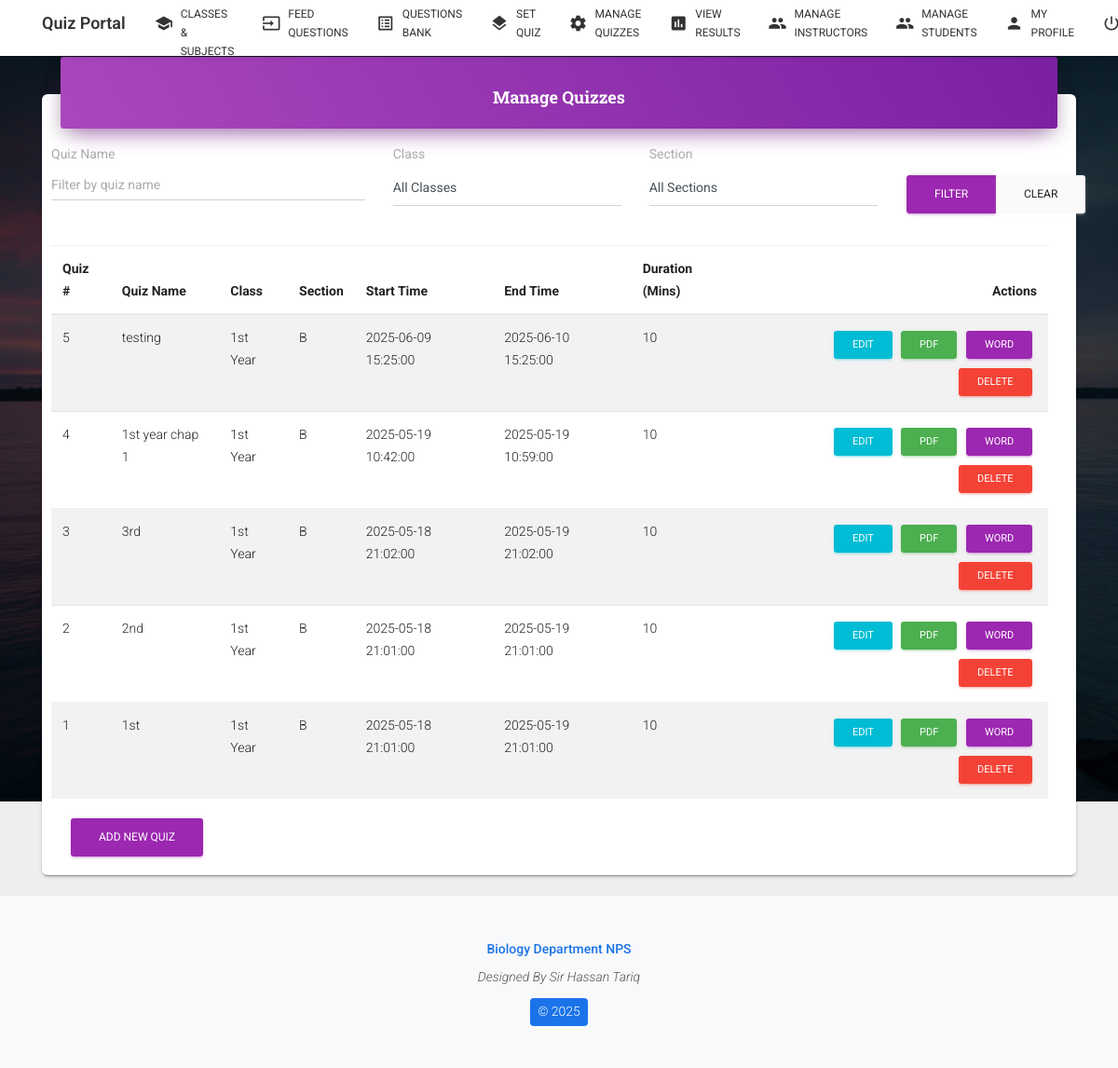
The page /code/manage_quizzes.php (signed in) on the database its author committed.
### tables this page shows
CREATE TABLE `quizconfig` (
  `quizid` int(11) NOT NULL,
  `quiznumber` int(11) NOT NULL,
  `quizname` varchar(50) NOT NULL,
  `starttime` datetime NOT NULL,
  `endtime` datetime NOT NULL,
  `duration` int(11) NOT NULL,
  `attempts` int(11) NOT NULL,
  `mcq` int(11) NOT NULL,
  `numerical` int(11) NOT NULL,
  `dropdown` int(11) NOT NULL,
  `fill` int(11) NOT NULL,
  `short` int(11) NOT NULL,
  `essay` int(11) NOT NULL,
  `mcqmarks` int(11) NOT NULL,
  `numericalmarks` int(11) NOT NULL,
  `dropdownmarks` int(11) NOT NULL,
  `fillmarks` int(11) NOT NULL,
  `shortmarks` int(11) NOT NULL,
  `essaymarks` int(11) NOT NULL,
  `maxmarks` int(11) NOT NULL DEFAULT 0,
  `typea` int(11) DEFAULT 0,
  `typeamarks` int(11) DEFAULT 0,
  `typeb` int(11) DEFAULT 0,
  `typebmarks` int(11) DEFAULT 0,
  `typec` int(11) DEFAULT 0,
  `typecmarks` int(11) DEFAULT 0,
  `typed` int(11) DEFAULT 0,
  `typedmarks` int(11) DEFAULT 0,
  `typee` int(11) DEFAULT 0,
  `typeemarks` int(11) DEFAULT 0,
  `typef` int(11) DEFAULT 0,
  `typefmarks` int(11) DEFAULT 0,
  `total_questions` int(11) DEFAULT NULL,
  `class_id` int(11) DEFAULT NULL,
  `chapter_ids` text DEFAULT NULL,
  `subject_id` int(11) DEFAULT NULL,
  `section` varchar(50) DEFAULT NULL COMMENT 'Target section for the quiz',
  `section_id` int(11) DEFAULT NULL,
  `is_random` tinyint(1) NOT NULL DEFAULT 0
);

CREATE TABLE `classes` (
  `class_id` int(11) NOT NULL,
  `class_name` varchar(255) NOT NULL,
  `instructor_email` varchar(50) NOT NULL,
  `created_at` timestamp NOT NULL DEFAULT current_timestamp(),
  `updated_at` timestamp NOT NULL DEFAULT current_timestamp() ON UPDATE current_timestamp()
);

### code/manage_quizzes.php (the view, shortened to what this page needs)
<?php
include "database.php";
$quiz_name_filter = isset($_GET['quiz_name_filter']) ? $_GET['quiz_name_filter'] : '';
$quizzes = [];
$sql_quizzes = "SELECT qc.quiznumber, qc.quizname, qc.starttime, qc.endtime, qc.duration, qc.subject_id, qc.class_id, qc.section, c.class_name
                FROM quizconfig qc
                LEFT JOIN classes c ON qc.class_id = c.class_id
                WHERE 1=1";
$params = [];
$types = "";
$sql_quizzes .= " ORDER BY qc.quiznumber DESC";
if (!empty($params)) {
    $stmt = $conn->prepare($sql_quizzes);
    $stmt->bind_param($types, ...$params);
    $stmt->execute();
    $result_quizzes = $stmt->get_result();
} else {
    $result_quizzes = $conn->query($sql_quizzes);
}
if ($result_quizzes && $result_quizzes->num_rows > 0) {
    while ($row = $result_quizzes->fetch_assoc()) {
        $quizzes[] = $row;
    }
}
?>
<!DOCTYPE html>
<html lang="en">
<head>
    <link rel="stylesheet" href="https://cdnjs.cloudflare.com/ajax/libs/font-awesome/6.4.0/css/all.min.css">
    <link href="./assets/css/material-kit.css?v=2.0.4" rel="stylesheet" />
</head>
<body class="landing-page sidebar-collapse">
    <nav class="navbar fixed-top navbar-expand-lg">
        <div class="container">
            <div class="navbar-translate">
                <a class="navbar-brand" href="instructorhome.php">Quiz Portal</a>
            </div>
            <div class="collapse navbar-collapse">
                <ul class="navbar-nav ml-auto">
                    <li class="nav-item">
                        <a href="manage_classes_subjects.php" class="nav-link">
                            <i class="material-icons">school</i> Manage Classes & Subjects
                        </a>
                    </li>
                    <li class="nav-item">
                        <a href="questionfeed.php" class="nav-link">
                            <i class="material-icons">input</i> Feed Questions
                        </a>
                    </li>
                    <li class="nav-item">
                        <a href="view_questions.php" class="nav-link">
                            <i class="material-icons">list_alt</i> Questions Bank
                        </a>
                    </li>
                    <li class="nav-item">
                        <a href="quizconfig.php" class="nav-link">
                            <i class="material-icons">layers</i> Set Quiz
                        </a>
                    </li>
                    <li class="nav-item">
                        <a href="manage_quizzes.php" class="nav-link">
                            <i class="material-icons">settings</i> Manage Quizzes
                        </a>
                    </li>
                    <li class="nav-item">
                        <a href="view_quiz_results.php" class="nav-link">
                            <i class="material-icons">assessment</i> View Results
                        </a>
                    </li>
                    <li class="nav-item">
                        <a href="manage_instructors.php" class="nav-link">
                            <i class="material-icons">people</i> Manage Instructors
                        </a>
                    </li>
                    <li class="nav-item">
                        <a href="manage_students.php" class="nav-link">
                            <i class="material-icons">group</i> Manage Students
                        </a>
                    </li>
                    <li class="nav-item">
                        <a href="my_profile.php" class="nav-link">
                            <i class="material-icons">person</i> My Profile
                        </a>
                    </li>
                    <li class="nav-item">
                        <a class="nav-link" rel="tooltip" title="" data-placement="bottom" href="instructorlogout.php" data-original-title="Get back to Login Page">
                            <i class="material-icons">power_settings_new</i> Log Out
                        </a>
                    </li>
                </ul>
            </div>
        </div>
    </nav>
    <div class="main-container">
        <div class="page-header header-filter" style="background-image: url('./assets/img/bg2.jpg'); background-size: cover; background-position: top center;">
            <div class="container" style="padding-top: 15vh;">
                <div class="row">
                    <div class="col-md-12 ml-auto mr-auto">
                        <div class="card card-login">
                            <div class="card-header card-header-primary text-center">
                                <h4 class="card-title">Manage Quizzes</h4>
                            </div>
                            <div class="card-body">
                                <form method="GET" action="manage_quizzes.php" class="mb-4">
                                    <div class="row">
                                        <div class="col-md-4">
                                            <div class="form-group">
                                                <label for="quiz_name_filter">Quiz Name</label>
                                                <input type="text" class="form-control" id="quiz_name_filter" name="quiz_name_filter" value="<?php echo htmlspecialchars($quiz_name_filter); ?>" placeholder="Filter by quiz name">
                                            </div>
                                        </div>
                                        <div class="col-md-3">
                                            <div class="form-group">
                                                <label for="class_filter">Class</label>
                                                <select class="form-control" id="class_filter" name="class_filter">
                                                    <option value="">All Classes</option>
                                                </select>
                                            </div>
                                        </div>
                                        <div class="col-md-3">
                                            <div class="form-group">
                                                <label for="section_filter">Section</label>
                                                <select class="form-control" id="section_filter" name="section_filter">
                                                    <option value="">All Sections</option>
                                                </select>
                                            </div>
                                        </div>
                                        <div class="col-md-2 d-flex align-items-end">
                                            <div class="btn-group w-100">
                                                <button type="submit" class="btn btn-primary">Filter</button>
                                                <a href="manage_quizzes.php" class="btn btn-secondary">Clear</a>
                                            </div>
                                        </div>
                                    </div>
                                </form>
                                <?php if (empty($quizzes)): ?>
                                    <p class="text-center">No quizzes found.</p>
                                <?php else: ?>
                                    <table class="table table-striped">
                                        <thead>
                                            <tr>
                                                <th>Quiz #</th>
                                                <th>Quiz Name</th>
                                                <th>Class</th>
                                                <th>Section</th>
                                                <th>Start Time</th>
                                                <th>End Time</th>
                                                <th>Duration (Mins)</th>
                                                <th class="text-right">Actions</th>
                                            </tr>
                                        </thead>
                                        <tbody>
                                            <?php foreach ($quizzes as $quiz): ?>
                                                <tr>
                                                    <td><?php echo htmlspecialchars($quiz['quiznumber']); ?></td>
                                                    <td><?php echo htmlspecialchars($quiz['quizname'] ?? 'N/A'); ?></td>
                                                    <td><?php echo htmlspecialchars($quiz['class_name'] ?? 'N/A'); ?></td>
                                                    <td><?php echo htmlspecialchars($quiz['section'] ?? 'N/A'); ?></td>
                                                    <td><?php echo htmlspecialchars($quiz['starttime']); ?></td>
                                                    <td><?php echo htmlspecialchars($quiz['endtime']); ?></td>
                                                    <td><?php echo htmlspecialchars($quiz['duration']); ?></td>
                                                    <td class="text-right table-actions">
                                                        <a href="edit_quiz.php?quiz_id=<?php echo $quiz['quiznumber']; ?>" class="btn btn-info btn-sm">Edit</a>
                                                        <a href="direct_export.php?quiz_id=<?php echo $quiz['quiznumber']; ?>" class="btn btn-success btn-sm">PDF</a>
                                                        <a href="export.php?quiz_id=<?php echo $quiz['quiznumber']; ?>&export_type=word" class="btn btn-primary btn-sm">Word</a>
                                                        <a href="manage_quizzes.php?action=delete&quiz_id=<?php echo $quiz['quiznumber']; ?>" class="btn btn-danger btn-sm" onclick="return confirm('Are you sure you want to delete Quiz #<?php echo $quiz['quiznumber']; ?>? This will also delete associated results and responses.');">Delete</a>
                                                    </td>
                                                </tr>
                                            <?php endforeach; ?>
                                        </tbody>
                                    </table>
                                <?php endif; ?>
                            </div>
                            <div class="card-footer text-center">
                                <a href="quizconfig.php" class="btn btn-primary">Add New Quiz</a>
                            </div>
                        </div>
                    </div>
                </div>
            </div>
        </div>
    </div>
    <footer class="footer footer-default">
        <div class="container">
            <div class="copyright text-center">
                <div class="department">Biology Department NPS</div>
                <div class="designer">Designed By Sir Hassan Tariq</div>
                <div class="year">
                    &copy; <script>document.write(new Date().getFullYear())</script>
                </div>
            </div>
        </div>
    </footer>
</body>
</html>

### code/manage_quizzes.php (style rules this page uses)
.navbar { transition: all 0.3s ease; padding-top: 0 !important; background-color: #fff !important; box-shadow: 0 2px 5px rgba(0,0,0,0.1); height: 60px; }
.navbar-brand { color: #333 !important; font-weight: 600; font-size: 1.3rem; padding: 0 15px; }
.nav-link { color: #333 !important; display: flex; align-items: center; gap: 5px; font-weight: 500; padding: 8px 15px !important; }
.nav-link i { font-size: 18px; color: #333; }
.footer { padding: 30px 0; margin-top: 50px; background: #f8f9fa; border-top: 1px solid #eee; position: relative; width: 100%; bottom: 0; }
.footer .copyright { color: #555; font-size: 14px; line-height: 1.8; }
.footer .copyright .department { color: #1a73e8; font-weight: 500; margin-bottom: 5px; }
.footer .copyright .designer { font-style: italic; margin: 5px 0; }
.footer .copyright .year { background: #1a73e8; color: white; padding: 2px 8px; border-radius: 4px; display: inline-block; margin-top: 5px; }
.table-actions .btn { margin-right: 5px; }
.page-header { margin-top: 60px; min-height: calc(100vh - 60px); position: relative; }
.card { margin-bottom: 30px; }
.main-container { min-height: calc(100vh - 170px); padding-bottom: 50px; position: relative; }

### rows shown on the page
quizconfig: quiznumber "5", quizname "testing", class.class_name "1st Year", section "B", starttime "2025-06-09 15:25:00", endtime "2025-06-10 15:25:00", duration "10"
quizconfig: quiznumber "4", quizname "1st year chap 1", class.class_name "1st Year", section "B", starttime "2025-05-19 10:42:00", endtime "2025-05-19 10:59:00", duration "10"
quizconfig: quiznumber "3", quizname "3rd", class.class_name "1st Year", section "B", starttime "2025-05-18 21:02:00", endtime "2025-05-19 21:02:00", duration "10"
quizconfig: quiznumber "2", quizname "2nd", class.class_name "1st Year", section "B", starttime "2025-05-18 21:01:00", endtime "2025-05-19 21:01:00", duration "10"
quizconfig: quiznumber "1", quizname "1st", class.class_name "1st Year", section "B", starttime "2025-05-18 21:01:00", endtime "2025-05-19 21:01:00", duration "10"
